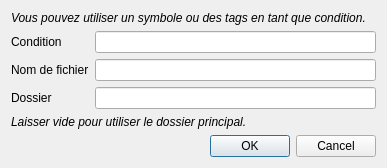
<?xml version="1.0" encoding="UTF-8"?>
<ui version="4.0">
 <class>conditionWindow</class>
 <widget class="QDialog" name="conditionWindow">
  <property name="windowModality">
   <enum>Qt::WindowModal</enum>
  </property>
  <property name="geometry">
   <rect>
    <x>0</x>
    <y>0</y>
    <width>387</width>
    <height>157</height>
   </rect>
  </property>
  <property name="windowTitle">
   <string>Ajouter un symbole personnalisé</string>
  </property>
  <property name="windowIcon">
   <iconset resource="../resources.qrc">
    <normaloff>:/images/icon.ico</normaloff>:/images/icon.ico</iconset>
  </property>
  <layout class="QFormLayout" name="formLayout">
   <item row="0" column="0" colspan="2">
    <widget class="QLabel" name="label_3">
     <property name="text">
      <string>&lt;i&gt;Vous pouvez utiliser un symbole ou des tags en tant que condition.&lt;/i&gt;</string>
     </property>
    </widget>
   </item>
   <item row="1" column="0">
    <widget class="QLabel" name="label">
     <property name="text">
      <string>Condition</string>
     </property>
    </widget>
   </item>
   <item row="1" column="1">
    <widget class="QLineEdit" name="lineCondition"/>
   </item>
   <item row="2" column="0">
    <widget class="QLabel" name="label_2">
     <property name="text">
      <string>Nom de fichier</string>
     </property>
    </widget>
   </item>
   <item row="5" column="0" colspan="2">
    <widget class="QDialogButtonBox" name="buttonBox">
     <property name="orientation">
      <enum>Qt::Horizontal</enum>
     </property>
     <property name="standardButtons">
      <set>QDialogButtonBox::Cancel|QDialogButtonBox::Ok</set>
     </property>
    </widget>
   </item>
   <item row="2" column="1">
    <widget class="QLineEdit" name="lineFilename"/>
   </item>
   <item row="3" column="0">
    <widget class="QLabel" name="label_4">
     <property name="text">
      <string>Dossier</string>
     </property>
    </widget>
   </item>
   <item row="4" column="0" colspan="2">
    <widget class="QLabel" name="label_5">
     <property name="text">
      <string>&lt;i&gt;Laisser vide pour utiliser le dossier principal.&lt;/i&gt;</string>
     </property>
    </widget>
   </item>
   <item row="3" column="1">
    <widget class="QLineEdit" name="lineFolder"/>
   </item>
  </layout>
 </widget>
 <tabstops>
  <tabstop>lineCondition</tabstop>
  <tabstop>lineFilename</tabstop>
  <tabstop>buttonBox</tabstop>
 </tabstops>
 <resources>
  <include location="../resources.qrc"/>
 </resources>
 <connections>
  <connection>
   <sender>buttonBox</sender>
   <signal>accepted()</signal>
   <receiver>conditionWindow</receiver>
   <slot>accept()</slot>
   <hints>
    <hint type="sourcelabel">
     <x>236</x>
     <y>87</y>
    </hint>
    <hint type="destinationlabel">
     <x>157</x>
     <y>274</y>
    </hint>
   </hints>
  </connection>
  <connection>
   <sender>buttonBox</sender>
   <signal>rejected()</signal>
   <receiver>conditionWindow</receiver>
   <slot>reject()</slot>
   <hints>
    <hint type="sourcelabel">
     <x>252</x>
     <y>87</y>
    </hint>
    <hint type="destinationlabel">
     <x>286</x>
     <y>274</y>
    </hint>
   </hints>
  </connection>
 </connections>
</ui>
